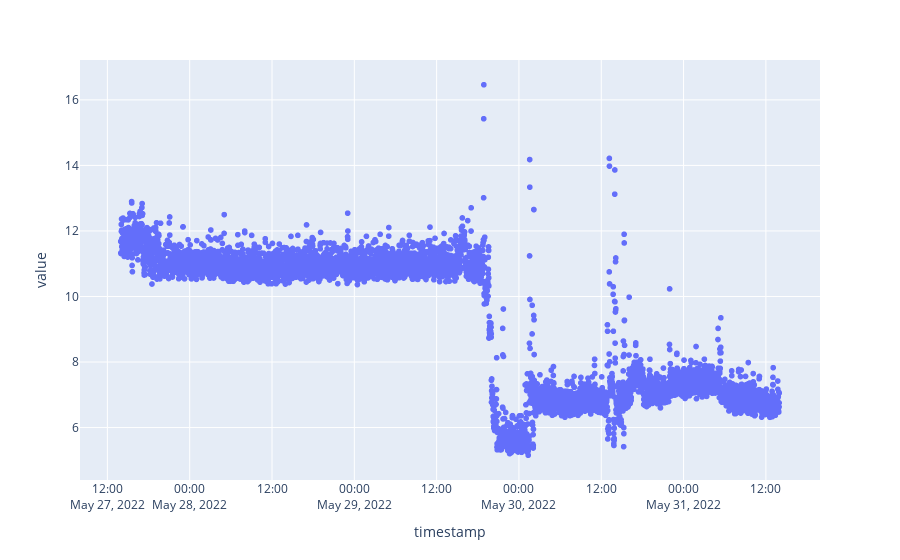

Notebook code for this chart:
### Markdown cell above
### Refer to this to add addons for jupiter-lab https://plotly.com/python/getting-started/#jupyterlab-support

### Code cell
import plotly.express as px
fig = px.scatter(cluster_cpu_df, x="timestamp", y="value")
fig.show()

### Figure 1 — Plotly figure (JSON) as saved in the notebook; plotly's stock layout.template omitted (floating-point values rounded to 4 significant figures; data arrays with more than 128 entries replaced by an {"elided": "..."} marker saying what was removed)
{"data": [{"hovertemplate": "timestamp=%{x}<br>value=%{y}<extra></extra>", "legendgroup": "", "marker": {"color": "#636efa", "symbol": "circle"}, "mode": "markers", "name": "", "showlegend": false, "type": "scattergl", "x": {"elided": "5761 str values"}, "xaxis": "x", "y": {"elided": "5761 float values"}, "yaxis": "y"}], "layout": {"autosize": true, "legend": {"tracegroupgap": 0}, "margin": {"t": 60}, "xaxis": {"anchor": "y", "autorange": true, "domain": [0, 1], "range": ["2022-05-27 08:05:10.4819", "2022-05-31 19:48:41.5181"], "title": {"text": "timestamp"}, "type": "date"}, "yaxis": {"anchor": "x", "autorange": true, "domain": [0, 1], "range": [4.279, 17.34], "title": {"text": "value"}, "type": "linear"}}}
